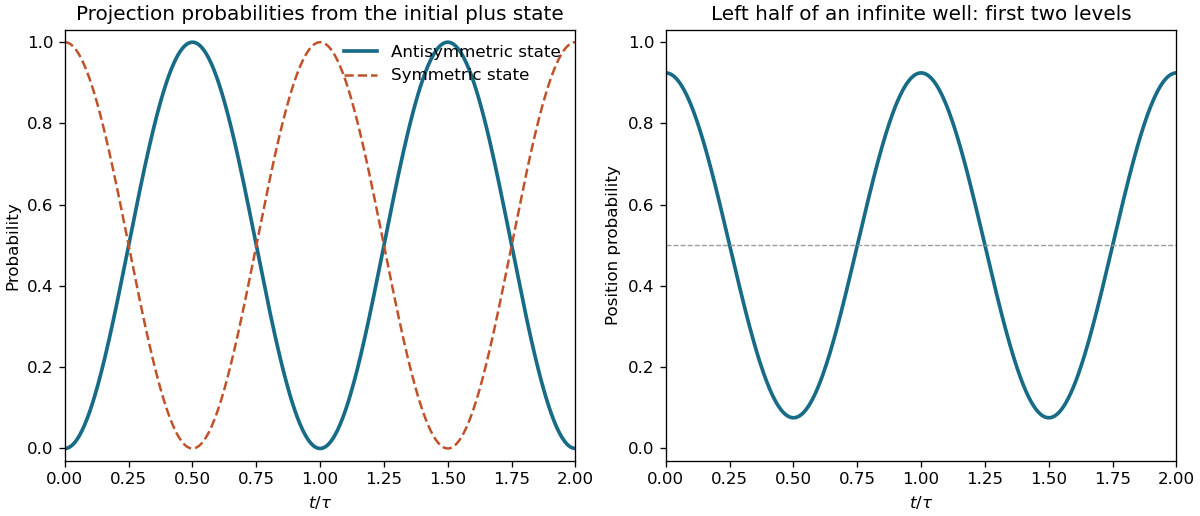

Write Python code to recreate this figure.
"""Original probabilities for a coherent pair of energy levels, in recurrence units."""
from pathlib import Path
import numpy as np
import matplotlib
matplotlib.use('Agg')
import matplotlib.pyplot as plt
u=np.linspace(0,2,600)
fig,axes=plt.subplots(1,2,figsize=(10,4.3),layout='constrained',facecolor='white')
axes[0].plot(u,np.sin(np.pi*u)**2,lw=2.2,color='#176b87',label='Antisymmetric state')
axes[0].plot(u,np.cos(np.pi*u)**2,'--',lw=1.5,color='#c05229',label='Symmetric state')
axes[0].set(title='Projection probabilities from the initial plus state',xlabel=r'$t/\tau$',ylabel='Probability',xlim=(0,2),ylim=(-.03,1.03))
axes[0].legend(fontsize=10,frameon=False,loc='upper right')
axes[1].plot(u,.5+4/(3*np.pi)*np.cos(2*np.pi*u),lw=2.2,color='#176b87')
axes[1].axhline(.5,color='.6',lw=.8,ls='--')
axes[1].set(title='Left half of an infinite well: first two levels',xlabel=r'$t/\tau$',ylabel='Position probability',xlim=(0,2),ylim=(-.03,1.03))
fig.savefig(Path.cwd()/Path(__file__).with_suffix('.png').name,dpi=120,facecolor='white',metadata={'Software':'matplotlib'})
